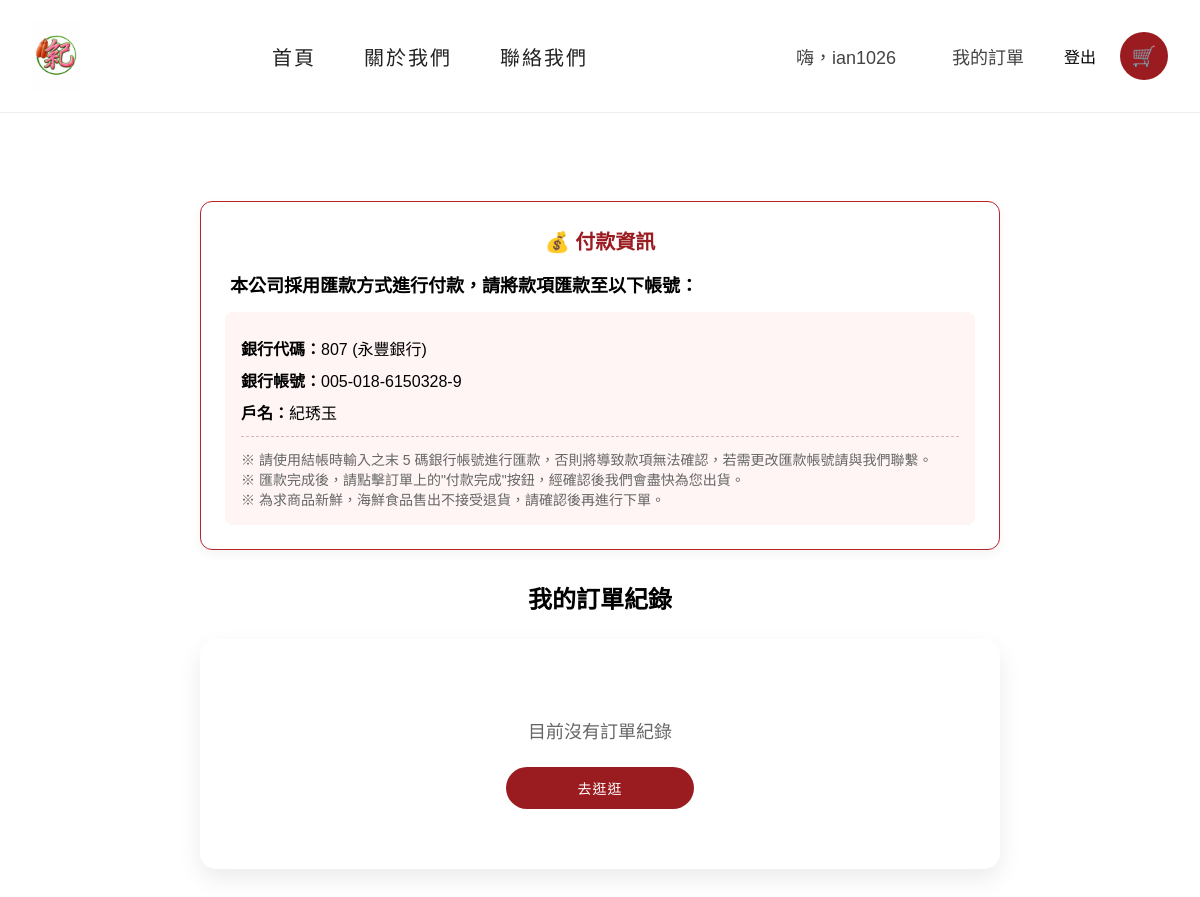
/orders/ (signed in), run on an earlier commit of the app's database.
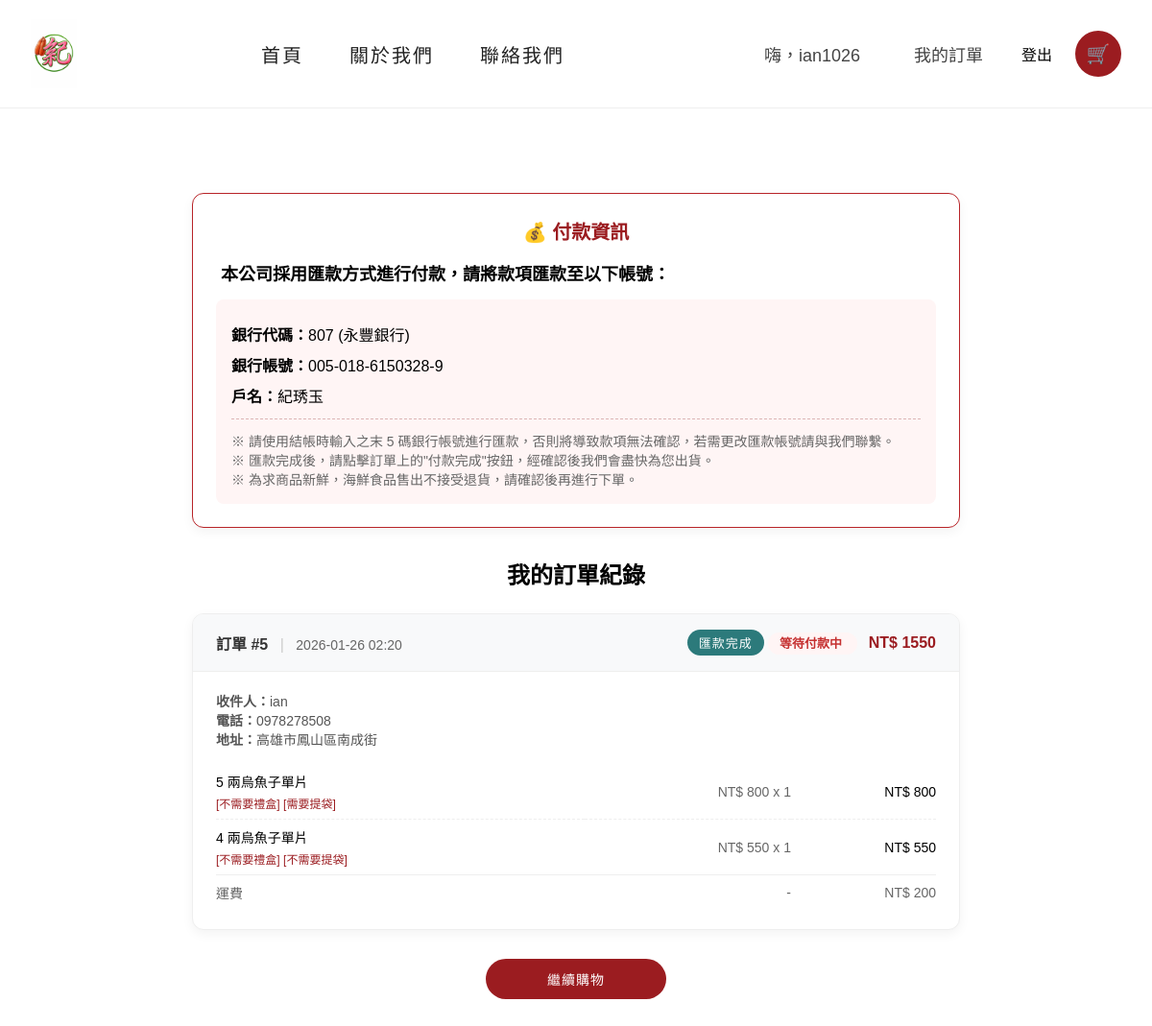
And on a later commit of the database.
### web/models.py (models this page shows, shortened)
class Order(models.Model):
    user = models.ForeignKey(User, on_delete=models.CASCADE)
    receiver_name = models.CharField(max_length=100, default='')
    receiver_phone = models.CharField(max_length=20, default='')
    address = models.CharField(max_length=255, default='')
    payment_name = models.CharField(max_length=100, default='')
    payment_phone = models.CharField(max_length=20, default='')
    account_last_5 = models.CharField(max_length=5, default='')
    total_price = models.IntegerField()
    shipping_fee = models.IntegerField(default=200)
    state = models.CharField(max_length=20, default='等待付款中')
    paid = models.BooleanField(default=False)
    created_date = models.DateTimeField(auto_now_add=True)

class OrderItem(models.Model):
    order = models.ForeignKey(Order, related_name='items', on_delete=models.CASCADE)
    product = models.ForeignKey(Product, on_delete=models.CASCADE)
    price = models.IntegerField()
    quantity = models.IntegerField(default=1)
    gift_box = models.CharField(max_length=20, null=True, blank=True)
    paper_bag = models.CharField(max_length=20, null=True, blank=True)
    @property
    def subtotal(self):
        return self.price * self.quantity

class Product(models.Model):
    name = models.CharField(max_length=100)
    price = models.IntegerField()
    image_path = models.CharField(max_length=255)

### web/views.py (the view)
# urls.py: path("orders/", orders, name="orders"),
@login_required
def orders(request):
    orders = Order.objects.filter(user=request.user).order_by('-created_date')
    return render(request, "orders.html", {'orders': orders})

### web/templatetags/custom_filters.py (called while the page is built)
@register.filter
def replace_newline(value):
    if isinstance(value, str):
        return mark_safe(value.replace('\\n', '<br>'))
    return value

### templates/orders.html (shortened to what this page needs)
{% extends "base.html" %}
{% load static %}
{% load custom_filters %}
{% block content %}
<div style="max-width: 800px; margin: 60px auto; padding: 28px;">
    <div
        style="background: #fff; border-radius: 12px; box-shadow: 0 4px 12px rgba(0,0,0,0.05); padding: 24px; margin-bottom: 30px; border: 1px solid #b82428;">
        <h3 style="margin: 0 0 16px 0; color: #9b1c20; font-size: 20px; text-align: center;">💰 付款資訊</h3>
        <p style="margin: 15px 5px; font-size: 18px;"><strong> 本公司採用匯款方式進行付款，請將款項匯款至以下帳號：</strong></p>
        <div style="background: #fff5f5; padding: 16px; border-radius: 8px;">
            <p style="margin: 8px 0; font-size: 16px;"><strong>銀行代碼：</strong>807 (永豐銀行)</p>
            <p style="margin: 8px 0; font-size: 16px;"><strong>銀行帳號：</strong>005-018-6150328-9</p>
            <p style="margin: 8px 0; font-size: 16px;"><strong>戶名：</strong>紀琇玉</p>
            <hr style="border: 0; border-top: 1px dashed #dcb5b5; margin: 12px 0;">
            <p style="margin: 0; font-size: 14px; color: #666;">※ 請使用結帳時輸入之末 5 碼銀行帳號進行匯款，否則將導致款項無法確認，若需更改匯款帳號請與我們聯繫。
            </p>
            <p style="margin: 0; font-size: 14px; color: #666;">※ 匯款完成後，請點擊訂單上的"付款完成"按鈕，經確認後我們會盡快為您出貨。</p>
            <p style="margin: 0; font-size: 14px; color: #666;">※ 為求商品新鮮，海鮮食品售出不接受退貨，請確認後再進行下單。</p>
        </div>
    </div>
    <h2 style="margin-bottom: 24px; text-align: center;">我的訂單紀錄</h2>
    {% if orders %}
    <div style="display: flex; flex-direction: column; gap: 24px;">
        {% for order in orders %}
        <div
            style="background: #fff; border-radius: 12px; box-shadow: 0 4px 12px rgba(0,0,0,0.05); overflow: hidden; border: 1px solid #eee;">
            <div
                style="background: #f8f9fa; padding: 16px 24px; border-bottom: 1px solid #eee; display: flex; justify-content: space-between; align-items: center; flex-wrap: wrap; gap: 10px;">
                <div>
                    <span style="font-weight: bold; color: #333;">訂單 #{{ order.id }}</span>
                    <span style="margin: 0 8px; color: #ccc;">|</span>
                    <span style="color: #666; font-size: 14px;">{{ order.created_date|date:"Y-m-d H:i" }}</span>
                </div>
                <div>
                    {% if order.state == '等待付款中' %}
                    <form action="{% url 'confirm_payment' order.id %}" method="post" style="display: inline-block;">
                        <button type="submit" class="btn-primary"
                            style="background-color: #2c7a7b; padding: 4px 12px; font-size: 13px; min-width: auto; height: auto;">
                            匯款完成
                        </button>
                    </form>
                    {% endif %}
                    <span
                        style="padding: 4px 12px; border-radius: 20px; font-size: 13px; font-weight: 600;
                            background: {% if order.state == '付款完成，盡快安排出貨' %}#e6fffa{% elif order.state == '等待賣家確認中' %}#fffaf0{% else %}#fff5f5{% endif %};
                            color: {% if order.state == '付款完成，盡快安排出貨' %}#2c7a7b{% elif order.state == '等待賣家確認中' %}#dd6b20{% else %}#c53030{% endif %};">
                        {{ order.state }}
                    </span>
                    <span style="margin-left: 12px; font-weight: bold; color: #9b1c20;">NT$ {{ order.total_price }}
                    </span>
                </div>
            </div>
            <div style="padding: 20px 24px;">
                <div style="margin-bottom: 16px; font-size: 14px; color: #555;">
                    <strong>收件人：</strong>{{ order.receiver_name }} <br>
                    <strong>電話：</strong>{{ order.receiver_phone }} <br>
                    <strong>地址：</strong>{{ order.address }}
                </div>
                <table style="width: 100%; font-size: 14px; border-collapse: collapse;">
                    {% for item in order.items.all %}
                    <tr style="border-bottom: 1px dashed #eee;">
                        <td style="padding: 8px 0;">
                            {{ item.product.name|replace_newline }}
                            {% if item.gift_box or item.paper_bag %}
                            <div style="font-size: 12px; color: #9b1c20; margin-top: 4px;">
                                {% if item.gift_box %}[{{ item.gift_box }}] {% endif %}
                                {% if item.paper_bag %}[{{ item.paper_bag }}]{% endif %}
                            </div>
                            {% endif %}
                        </td>
                        <td style="padding: 8px 0; text-align: right; color: #666;">
                            NT$ {{ item.price }} x {{ item.quantity }}
                        </td>
                        <td style="padding: 8px 0; text-align: right; font-weight: 500;">
                            NT$ {{ item.subtotal }}
                        </td>
                    </tr>
                    {% endfor %}
                    <tr style="border-top: 1px solid #eee;">
                        <td style="padding: 8px 0; color: #666;">運費</td>
                        <td style="padding: 8px 0; text-align: right; color: #666;">-</td>
                        <td style="padding: 8px 0; text-align: right; color: #666;">
                            NT$ {{ order.shipping_fee }}
                        </td>
                    </tr>
                </table>
            </div>
        </div>
        {% endfor %}
    </div>
    <div style="margin-top: 30px; text-align: center;">
        <a href="{% url 'index' %}" class="btn-primary">繼續購物</a>
    </div>
    {% else %}
    <div
        style="text-align: center; padding: 60px 0; background: #fff; border-radius: 16px; box-shadow: 0 10px 24px rgba(0,0,0,0.08);">
        <p style="margin-bottom: 24px; color: #666; font-size: 18px;">目前沒有訂單紀錄</p>
        <a href="{% url 'index' %}" class="btn-primary">去逛逛</a>
    </div>
    {% endif %}
</div>
{% endblock %}

### templates/base.html (shortened to what this page needs)
{% load static %}
<!DOCTYPE html>
<html lang="zh-Hant">
<head>
    <link rel="stylesheet" href="{% static 'css/style.css' %}">
</head>
<body>
    {% include "partials/navbar.html" %}
    {% block content %}{% endblock %}
</body>
</html>

### templates/partials/navbar.html (shortened to what this page needs)
{% load static %}
<header class="site-header">
    <div class="nav-container">
        <div class="nav-logo">
            <a href="/">
                <img src="{% static 'images/logo.jpg' %}" alt="logo">
            </a>
        </div>
        <nav class="nav-menu">
            <a href="{% url 'index' %}">首頁</a>
            <a href="{% url 'about' %}">關於我們</a>
            <a href="{% url 'contact' %}">聯絡我們</a>
        </nav>
        <div class="nav-actions">
            {% if user.is_authenticated %}
            <span class="nav-link">嗨，{{ user.username }}</span>
            <a href="{% url 'orders' %}" class="nav-link">我的訂單</a>
            <form method="post" action="{% url 'logout' %}" style="display:inline;">
                <button type="submit" class="nav-link logout-btn">
                    登出
                </button>
            </form>
            {% else %}
            <a href="{% url 'login' %}" class="nav-link">會員登入</a>
            {% endif %}
            <a href="{% url 'cart_detail' %}" class="nav-cart">🛒</a>
        </div>
    </div>
</header>

### static/css/style.css (style rules this page uses)
body { margin: 0; font-family: "Noto Sans TC", sans-serif; }
img { max-width: 100%; height: auto; display: block; }
.btn-primary { display: inline-flex; align-items: center; justify-content: center; min-width: 140px; height: 42px; padding: 0 24px; background-color: #9b1c20; color: #fff; font-size: 14px; font-weight: 500; letter-spacing: 1px; border-radius: 21px; text-decoration: none; border: none; cursor: pointer; transition: all 0.25s ease; }
.site-header { background: #ffffff; border-bottom: 1px solid #eee; position: sticky; top: 0; z-index: 1000; }
.nav-container { max-width: 1280px; margin: 0 auto; padding: 20px 32px; display: flex; align-items: center; justify-content: space-between; }
.nav-logo img { height: 72px; display: block; }
.nav-menu { display: flex; gap: 48px; }
.nav-menu a { position: relative; font-size: 20px; font-weight: 500; color: #222; text-decoration: none; letter-spacing: 2px; padding: 8px 0; }
.nav-menu a::after { content: ""; position: absolute; left: 0; bottom: -8px; width: 0; height: 3px; background: #9b1c20; transition: width 0.3s ease; }
.nav-actions { display: flex; align-items: center; gap: 24px; }
.nav-link { font-size: 18px; text-decoration: none; color: #444; padding: 8px 16px; border-radius: 8px; transition: all 0.25s ease; }
.nav-cart { width: 48px; height: 48px; border-radius: 50%; background: #9b1c20; color: #fff; display: flex; align-items: center; justify-content: center; text-decoration: none; font-size: 20px; transition: background 0.25s ease; }
.logout-btn { background: none; border: none; padding: 0; cursor: pointer; font: inherit; color: inherit; }

What changed in the data, as far as the page shows it:
added Order: id "5", created_date "2026-01-26 02:20", shows "匯款完成", state "等待付款中", total_price "1550", receiver_name "ian", receiver_phone "0978278508", address "高雄市鳳山區南成街", shipping_fee "200"
added OrderItem: product.name "5 兩烏魚子單片", gift_box "不需要禮盒", paper_bag "需要提袋", price "800", quantity "1", subtotal "800"
added OrderItem: product.name "4 兩烏魚子單片", gift_box "不需要禮盒", paper_bag "不需要提袋", price "550", quantity "1", subtotal "550"
Also different on the page:
text no longer shown: "目前沒有訂單紀錄 去逛逛"
text now shown: "繼續購物"
